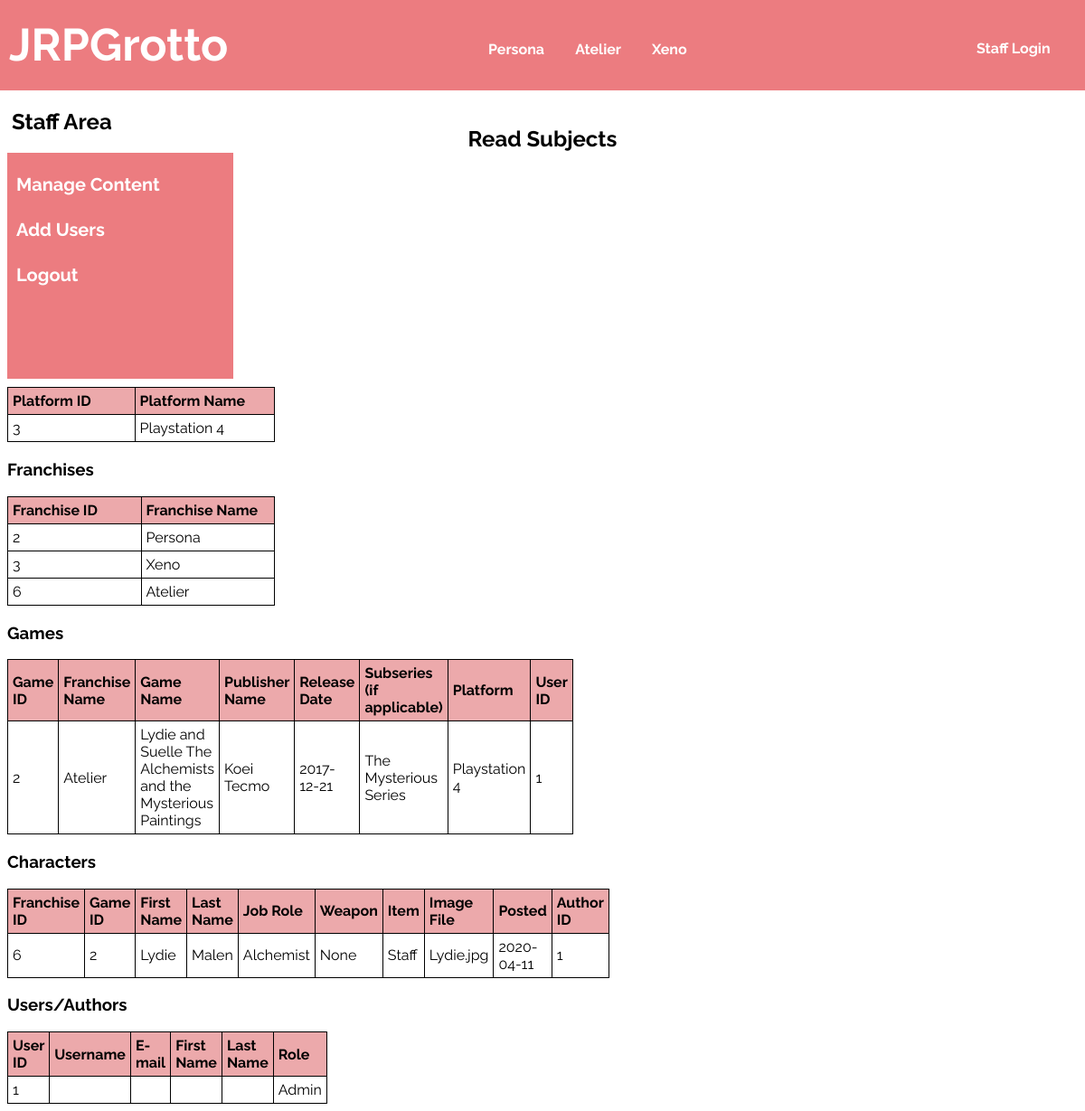
The app's page /content/read/read_subjects.php (signed in) with its own data.
### tables this page shows
CREATE TABLE `platform` (
  `ID` int(11) NOT NULL,
  `platform_name` varchar(255) DEFAULT NULL
);

CREATE TABLE `jrpg` (
  `ID` int(11) NOT NULL,
  `franchise_name` varchar(255) DEFAULT NULL
);

CREATE TABLE `game` (
  `ID` int(11) NOT NULL,
  `franchise_name` varchar(255) DEFAULT NULL,
  `game_name` varchar(255) DEFAULT NULL,
  `publisher_name` varchar(255) DEFAULT NULL,
  `game_date` date DEFAULT NULL,
  `subseries` varchar(255) DEFAULT NULL,
  `platform` varchar(255) DEFAULT NULL,
  `user_id` int(11) DEFAULT NULL
);

CREATE TABLE `character_profiles` (
  `id` int(11) NOT NULL,
  `jrpg_id` int(11) DEFAULT NULL,
  `game_id` int(11) DEFAULT NULL,
  `first_name` varchar(255) DEFAULT NULL,
  `last_name` varchar(255) DEFAULT NULL,
  `job_role` varchar(255) DEFAULT NULL,
  `weapon` varchar(255) DEFAULT NULL,
  `item` varchar(255) DEFAULT NULL,
  `image_file` varchar(255) DEFAULT NULL,
  `posted` date DEFAULT NULL,
  `author` int(11) DEFAULT NULL
);

CREATE TABLE `users` (
  `id` int(11) NOT NULL,
  `username` varchar(50) NOT NULL,
  `password` varchar(255) NOT NULL,
  `created_at` datetime DEFAULT current_timestamp(),
  `is_locked` binary(1) DEFAULT NULL,
  `login_fail_count` int(11) DEFAULT NULL,
  `lock_start_timestamp` datetime DEFAULT NULL,
  `email` varchar(255) DEFAULT NULL,
  `first_name` varchar(255) DEFAULT NULL,
  `last_name` varchar(255) DEFAULT NULL,
  `DOB` datetime DEFAULT NULL,
  `role` varchar(255) DEFAULT NULL
);

### content/read/read_subjects.php (the view, shortened to what this page needs)
<!DOCTYPE html>
<html lang="en">
	<head>
		<link rel="stylesheet" type="text/css" href="../../utilities/styles.css" />
		<?php
			require "../../utilities/config.php";
		?>
	</head>
	<body>
		<div class="header">
			<div class="jrpgrotto">
				<a href="../../index.php">JRPGrotto</a>
			</div>
			<div class="nav">
				<a href="#">Persona</a>
				<a href="#">Atelier</a>
				<a href="#">Xeno</a>
			</div>
			<div class="staffnav">
				<a href="../../login.php">Staff Login</a>
			</div>
		</div>
		<div class="staffareatitle">
			<h2>Staff Area</h2>
		</div>
		<div class="staffareanav">
			<a href="../content.php">Manage Content</a><br>
			<a href="../../users/users.php">Add Users</a><br>
			<a href="../../logout.php">Logout</a><br>
		</div>
		<div class="managecontenttitle">
			<center>
				<h2>Read Subjects</h2>
			</center>
		</div>
			<h3>Platforms</h3>
				<table>
					<tr>
						<th>Platform ID</th>
						<th>Platform Name</th>
					</tr>
					<?php
						$stmt = $db_conn->query('SELECT ID, platform_name FROM platform');
						while($row = $stmt->fetch()) {
							echo
								'<tr>
									<td>'.$row['ID'].'</td>
									<td>'.$row['platform_name'].'</td>
								</tr>';
						}
					?>
				</table>
			<h3>Franchises</h3>
				<table>
					<tr>
						<th>Franchise ID</th>
						<th>Franchise Name</th>
					</tr>
					<?php
						$stmt = $db_conn->query('SELECT ID, franchise_name FROM jrpg');
						while($row = $stmt->fetch()) {
							echo
								'<tr>
									<td>'.$row['ID'].'</td>
									<td>'.$row['franchise_name'].'</td>
								</tr>';
						}
					?>
				</table>
			<h3>Games</h3>
				<table>
					<tr>
						<th>Game ID</th>
						<th>Franchise Name</th>
						<th>Game Name</th>
						<th>Publisher Name</th>
						<th>Release Date</th>
						<th>Subseries (if applicable)</th>
						<th>Platform</th>
						<th>User ID</th>
					</tr>
					<?php
						$stmt = $db_conn->query('SELECT ID, franchise_name, game_name, publisher_name, game_date, subseries, platform, user_id FROM game');
						while($row = $stmt->fetch()) {
							echo
								'<tr>
									<td>'.$row['ID'].'</td>
									<td>'.$row['franchise_name'].'</td>
									<td>'.$row['game_name'].'</td>
									<td>'.$row['publisher_name'].'</td>
									<td>'.$row['game_date'].'</td>
									<td>'.$row['subseries'].'</td>
									<td>'.$row['platform'].'</td>
									<td>'.$row['user_id'].'</td>
								</tr>';
						}
					?>
				</table>
			<h3>Characters</h3>
				<table>
					<tr>
						<th>Franchise ID</th>
						<th>Game ID</th>
						<th>First Name</th>
						<th>Last Name</th>
						<th>Job Role</th>
						<th>Weapon</th>
						<th>Item</th>
						<th>Image File</th>
						<th>Posted</th>
						<th>Author ID</th>
					</tr>
					<?php
						$stmt = $db_conn->query('SELECT jrpg_id, game_id, first_name, last_name, job_role, weapon, item, image_file, posted, author FROM character_profiles');
						while($row = $stmt->fetch()) {
							echo
								'<tr>
									<td>'.$row['jrpg_id'].'</td>
									<td>'.$row['game_id'].'</td>
									<td>'.$row['first_name'].'</td>
									<td>'.$row['last_name'].'</td>
									<td>'.$row['job_role'].'</td>
									<td>'.$row['weapon'].'</td>
									<td>'.$row['item'].'</td>
									<td>'.$row['image_file'].'</td>
									<td>'.$row['posted'].'</td>
									<td>'.$row['author'].'</td>
								</tr>';
						}
					?>
				</table>
			<h3>Users/Authors</h3>
				<table>
					<tr>
						<th>User ID</th>
						<th>Username</th>
						<th>E-mail</th>
						<th>First Name</th>
						<th>Last Name</th>
						<th>Role</th>
					</tr>
						<?php
						$stmt = $db_conn->query('SELECT ID, username, email, first_name, last_name, role FROM users');
						while($row = $stmt->fetch()) {
							echo
								'<tr>
									<td>'.$row['ID'].'</td>
									<td>'.$row['username'].'</td>
									<td>'.$row['email'].'</td>
									<td>'.$row['first_name'].'</td>
									<td>'.$row['last_name'].'</td>
									<td>'.$row['role'].'</td>
								</tr>';
						}
					?>
				</table>
	</body>
</html>

### utilities/config.php (shortened to what this page needs)
<!DOCTYPE HTML>
<html lang="en">
	<head>
		<link rel="stylesheet" type="text/css" href="styles.css" />
	</head>
	<body>
	</body>
</html>

### utilities/styles.css (style rules this page uses)
body { background-color: #fff; color: #000; font-family: raleway, helvetica, sans-serif; }
a { color: #ec7c80; }
th { background-color: #eca9ab; }
table, th, td { border-collapse: collapse; border: 1px solid black; text-align: left; padding: 5px; width: 25%; }
.header { background-color: #ec7c80; color: #fff; width: 100%; position: absolute; top: 0px; left: 0px; height: 100px; }
.jrpgrotto a { color: #fff; text-decoration: none; font-weight: bold; font-size: 50px; position: absolute; top: 20px; left: 10px; }
.nav { word-spacing: 30px; }
.nav a { color: #fff; text-decoration: none; font-weight: bold; position: relative; left: 45%; top: 45px; }
.staffnav a { color: #fff; text-decoration: none; font-weight: bold; position: relative; left: 90%; top: 25px; }
.staffareatitle h2 { position: relative; top: 100px; left: 5px; }
.staffareanav { background-color: #ec7c80; position: relative; top: 100px; width: 250px; height: 250px; }
.staffareanav a { color: #fff; text-decoration: none; font-weight: bold; position: relative; left: 10px; top: 10px; font-size: 20px; line-height: 50px; }
.managecontenttitle { position: relative; bottom: 200px; }

### records on screen
platform: ID "3", platform_name "Playstation 4"
jrpg: ID "2", franchise_name "Persona"
jrpg: ID "3", franchise_name "Xeno"
jrpg: ID "6", franchise_name "Atelier"
game: ID "2", franchise_name "Atelier", game_name "Lydie and Suelle The Alchemists and the Mysterious Paintings", publisher_name "Koei Tecmo", game_date "2017-12-21", subseries "The Mysterious Series", platform "Playstation 4", user "1"
character_profiles: jrpg "6", game "2", first_name "Lydie", last_name "Malen", job_role "Alchemist", weapon "None", item "Staff", image_file "Lydie.jpg", posted "2020-04-11", author "1"
users: id "1", role "Admin"
